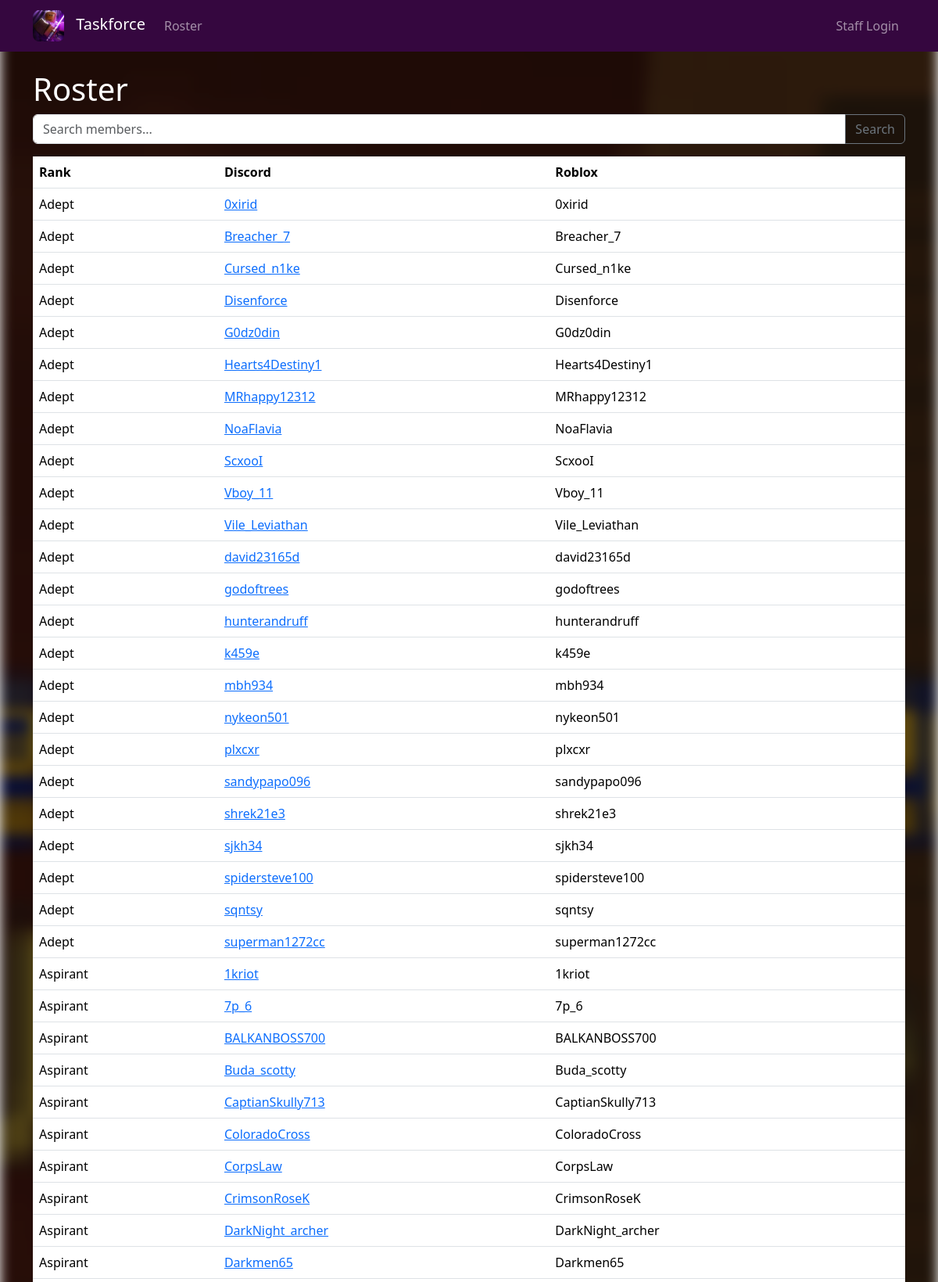
The page / (upper part) on the database its author committed.
### database/models.py (models this page shows, shortened)
class Member(db.Model):
    __tablename__ = 'members'
    id = db.Column(db.Integer, primary_key=True)
    discord_username = db.Column(db.String(100), nullable=False, unique=True)
    discord_id = db.Column(db.String(50), nullable=True, unique=True)
    roblox_username = db.Column(db.String(100), nullable=True)
    roblox_id = db.Column(db.String(50), nullable=True)
    current_rank = db.Column(db.String(100), nullable=False, default='Aspirant')
    join_date = db.Column(db.DateTime, nullable=False, default=datetime.utcnow)
    last_updated = db.Column(db.DateTime, nullable=False, default=datetime.utcnow)
    is_active = db.Column(db.Boolean, default=True)
    activities = db.relationship('ActivityLog', backref='member', lazy=True, cascade='all, delete-orphan')
    promotions = db.relationship('PromotionLog', backref='member', lazy=True, cascade='all, delete-orphan')

### app.py (the view, shortened to what this page needs)
@app.route('/')
def public_roster():
    search = request.args.get('search', '')
    query = Member.query.filter_by(is_active=True)
    members = query.order_by(Member.current_rank, Member.discord_username).all()
    return render_template('public_roster.html', members=members, search=search)

### utils/auth.py (called while the page is built)
def is_staff():
    return bool(session.get('is_staff', False))

### templates/public_roster.html (shortened to what this page needs)
{% extends "base.html" %}
{% block content %}
<h1 style="color: white;">Roster</h1>
<form class="mb-3" method="get">
  <div class="input-group">
    <input class="form-control" name="search" value="{{ search }}" placeholder="Search members...">
    <button class="btn btn-outline-secondary" type="submit">Search</button>
  </div>
</form>
<table class="table table-hover">
  <thead>
    <tr>
      <th>Rank</th>
      <th>Discord</th>
      <th>Roblox</th>
      <th></th>
    </tr>
  </thead>
  <tbody>
    {% for m in members %}
    <tr>
      <td>{{ m.current_rank }}</td>
      <td>
        {% if is_staff %}
        <a href="{{ url_for('member_detail', member_id=m.id) }}">{{ m.discord_username }}</a>
        {% else %}
        <a href="{{ url_for('public_member', member_id=m.id) }}">{{ m.discord_username }}</a>
        {% endif %}
      </td>
      <td>{{ m.roblox_username or 'N/A' }}</td>
      <td>
      </td>
    </tr>
    {% endfor %}
  </tbody>
</table>
{% endblock %}

### static/css/style.css (style rules this page uses)
body::before { content: ""; position: fixed; top: 0; left: 0; width: 100%; height: 100%; background-image: url('../img/background.png'); background-size: cover; background-position: center; filter: blur(8px) brightness(0.4); z-index: -1; }

### rows shown on the page
Member: current_rank "Adept", discord_username "0xirid", roblox_username "0xirid"
Member: current_rank "Adept", discord_username "Breacher_7", roblox_username "Breacher_7"
Member: current_rank "Adept", discord_username "Cursed_n1ke", roblox_username "Cursed_n1ke"
Member: current_rank "Adept", discord_username "Disenforce", roblox_username "Disenforce"
Member: current_rank "Adept", discord_username "G0dz0din", roblox_username "G0dz0din"
Member: current_rank "Adept", discord_username "Hearts4Destiny1", roblox_username "Hearts4Destiny1"
Member: current_rank "Adept", discord_username "MRhappy12312", roblox_username "MRhappy12312"
Member: current_rank "Adept", discord_username "NoaFlavia", roblox_username "NoaFlavia"
Member: current_rank "Adept", discord_username "ScxooI", roblox_username "ScxooI"
Member: current_rank "Adept", discord_username "Vboy_11", roblox_username "Vboy_11"
Member: current_rank "Adept", discord_username "Vile_Leviathan", roblox_username "Vile_Leviathan"
Member: current_rank "Adept", discord_username "david23165d", roblox_username "david23165d"
Member: current_rank "Adept", discord_username "godoftrees", roblox_username "godoftrees"
Member: current_rank "Adept", discord_username "hunterandruff", roblox_username "hunterandruff"
Member: current_rank "Adept", discord_username "k459e", roblox_username "k459e"
Member: current_rank "Adept", discord_username "mbh934", roblox_username "mbh934"
Member: current_rank "Adept", discord_username "nykeon501", roblox_username "nykeon501"
Member: current_rank "Adept", discord_username "plxcxr", roblox_username "plxcxr"
Member: current_rank "Adept", discord_username "sandypapo096", roblox_username "sandypapo096"
Member: current_rank "Adept", discord_username "shrek21e3", roblox_username "shrek21e3"
Member: current_rank "Adept", discord_username "sjkh34", roblox_username "sjkh34"
Member: current_rank "Adept", discord_username "spidersteve100", roblox_username "spidersteve100"
Member: current_rank "Adept", discord_username "sqntsy", roblox_username "sqntsy"
Member: current_rank "Adept", discord_username "superman1272cc", roblox_username "superman1272cc"
Member: current_rank "Aspirant", discord_username "1kriot", roblox_username "1kriot"
Member: current_rank "Aspirant", discord_username "7p_6", roblox_username "7p_6"
Member: current_rank "Aspirant", discord_username "BALKANBOSS700", roblox_username "BALKANBOSS700"
Member: current_rank "Aspirant", discord_username "Buda_scotty", roblox_username "Buda_scotty"
Member: current_rank "Aspirant", discord_username "CaptianSkully713", roblox_username "CaptianSkully713"
Member: current_rank "Aspirant", discord_username "ColoradoCross", roblox_username "ColoradoCross"
Member: current_rank "Aspirant", discord_username "CorpsLaw", roblox_username "CorpsLaw"
Member: current_rank "Aspirant", discord_username "CrimsonRoseK", roblox_username "CrimsonRoseK"
Member: current_rank "Aspirant", discord_username "DarkNight_archer", roblox_username "DarkNight_archer"
Member: current_rank "Aspirant", discord_username "Darkmen65", roblox_username "Darkmen65"
